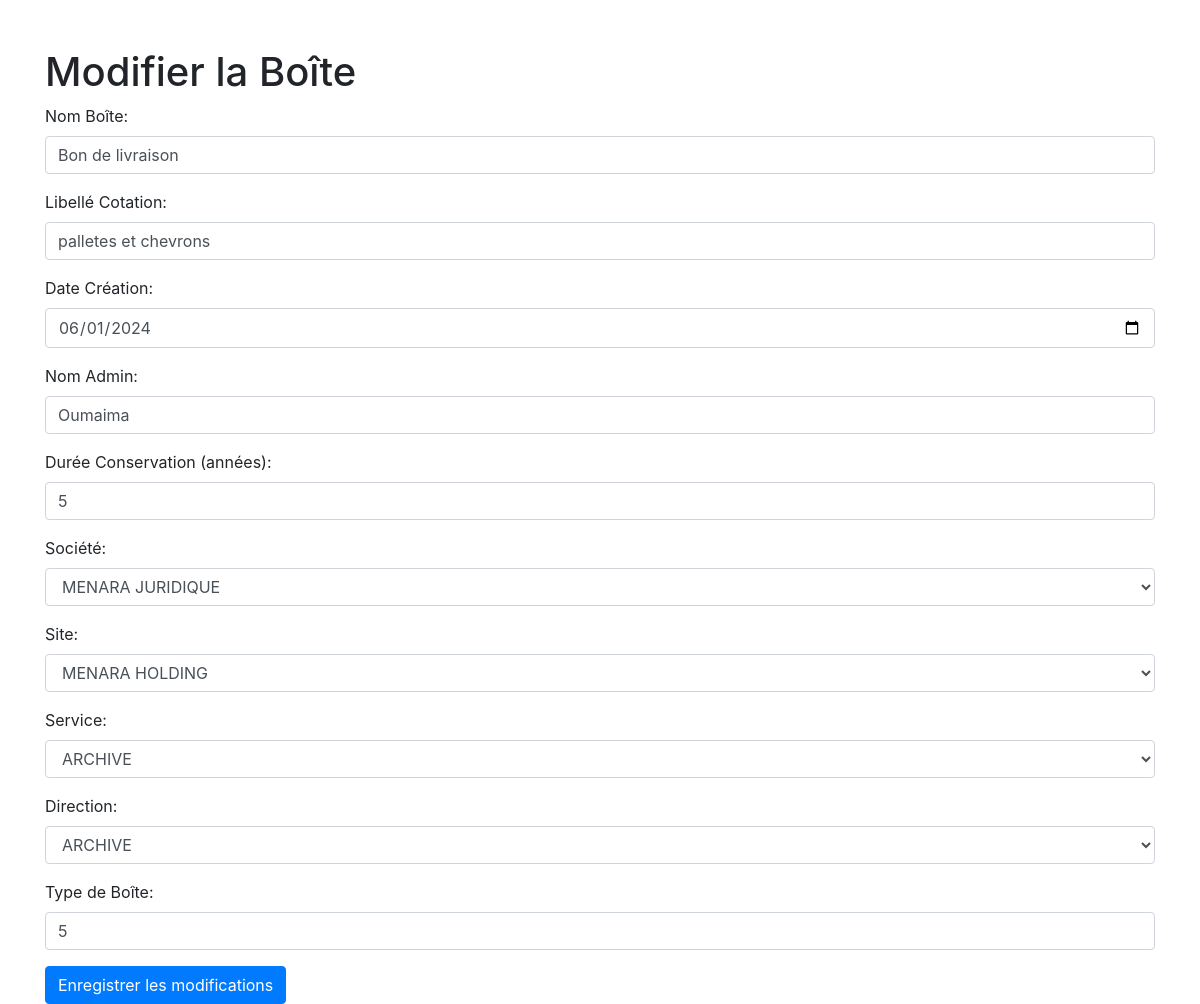
The page /admin/dossier/modif_dossier.php?id=10 on the database its author committed.
### tables this page shows
CREATE TABLE `boite` (
  `id_boite` int(11) NOT NULL,
  `nom_boite` varchar(255) DEFAULT NULL,
  `libelle_cotation` varchar(255) DEFAULT NULL,
  `date_creation` date DEFAULT NULL,
  `nom_admin` varchar(255) DEFAULT NULL,
  `duree_conservation` int(11) DEFAULT NULL,
  `date_debut` date DEFAULT NULL,
  `date_fin` date DEFAULT NULL,
  `id_societe` int(11) DEFAULT NULL,
  `id_site` int(11) DEFAULT NULL,
  `id_service` int(11) DEFAULT NULL,
  `id_direction` int(11) DEFAULT NULL,
  `id_type_boite` int(11) DEFAULT NULL,
  `id_etagere` int(11) DEFAULT NULL,
  `archived` tinyint(1) DEFAULT 0
);

CREATE TABLE `societe` (
  `id_societe` int(11) NOT NULL,
  `intitule` varchar(255) NOT NULL,
  `id_site` int(11) DEFAULT NULL
);

CREATE TABLE `site` (
  `id_site` int(11) NOT NULL,
  `code_site` int(11) DEFAULT NULL,
  `intitule` varchar(255) NOT NULL,
  `id_direction` int(11) DEFAULT NULL,
  `id_service` int(11) DEFAULT NULL
);

CREATE TABLE `service` (
  `id_service` int(11) NOT NULL,
  `intitule` varchar(255) NOT NULL,
  `id_direction` int(11) DEFAULT NULL
);

CREATE TABLE `direction` (
  `id_direction` int(11) NOT NULL,
  `intitule` varchar(255) NOT NULL
);

### admin/dossier/modif_dossier.php (the view, shortened to what this page needs)
<?php
$servername = "localhost";
$username = "root";
$password = "";
$dbname = "archive";
$conn = new mysqli($servername, $username, $password, $dbname);
if ($_SERVER['REQUEST_METHOD'] === 'POST' && isset($_POST['id_boite'])) {
    $id_boite = $_POST['id_boite'];
    $nom_boite = $_POST['nom_boite'];
    $libelle_cotation = $_POST['libelle_cotation'];
    $date_creation = $_POST['date_creation'];
    $nom_admin = $_POST['nom_admin'];
    $duree_conservation = $_POST['duree_conservation'];
    $id_societe = $_POST['id_societe'];
    $id_site = $_POST['id_site'];
    $id_service = $_POST['id_service'];
    $id_direction = $_POST['id_direction'];
    $id_type_boite = $_POST['id_type_boite'];
    $sql = "UPDATE Boite SET
                nom_boite = ?,
                libelle_cotation = ?,
                date_creation = ?,
                nom_admin = ?,
                duree_conservation = ?,
                id_societe = ?,
                id_site = ?,
                id_service = ?,
                id_direction = ?,
                id_type_boite = ?
            WHERE id_boite = ?";
    $stmt = $conn->prepare($sql);
    if ($stmt === false) {
        die("Erreur de préparation de la requête: " . $conn->error);
    }
    $stmt->bind_param("ssssiiiiiii",
        $nom_boite,
        $libelle_cotation,
        $date_creation,
        $nom_admin,
        $duree_conservation,
        $id_societe,
        $id_site,
        $id_service,
        $id_direction,
        $id_type_boite,
        $id_boite
    );
    if ($stmt->execute()) {
        echo json_encode(['status' => 'success', 'message' => 'Boîte modifiée avec succès']);
    } else {
        echo json_encode(['status' => 'error', 'message' => $stmt->error]);
    }
    $stmt->close();
    $conn->close();
    exit();
} else {
    $id_boite = $_GET['id'];
    $sql = "SELECT b.*, t.type_boite, s.intitule as societe_intitule, si.intitule as site_intitule, se.intitule as service_intitule, d.intitule as direction_intitule
            FROM Boite b
            LEFT JOIN TypeBoite t ON b.id_type_boite = t.id_type_boite
            LEFT JOIN societe s ON b.id_societe = s.id_societe
            LEFT JOIN site si ON b.id_site = si.id_site
            LEFT JOIN service se ON b.id_service = se.id_service
            LEFT JOIN direction d ON b.id_direction = d.id_direction
            WHERE b.id_boite = ?";
    $stmt = $conn->prepare($sql);
    $stmt->bind_param("i", $id_boite);
    $stmt->execute();
    $result = $stmt->get_result();
    $boite = $result->fetch_assoc();
    $societes = $conn->query("SELECT id_societe, intitule FROM societe");
    $sites = $conn->query("SELECT id_site, intitule FROM site");
    $services = $conn->query("SELECT id_service, intitule FROM service");
    $directions = $conn->query("SELECT id_direction, intitule FROM direction");
}
?>
<!DOCTYPE html>
<html lang="fr">
<head>
    <link rel="stylesheet" href="https://maxcdn.bootstrapcdn.com/bootstrap/4.0.0/css/bootstrap.min.css">
</head>
<body>
    <div class="container mt-5">
        <h1>Modifier la Boîte</h1>
        <form id="editBoiteForm" method="post">
            <div class="form-group">
                <label for="nom_boite">Nom Boîte:</label>
                <input type="text" class="form-control" id="nom_boite" name="nom_boite" value="<?php echo htmlspecialchars($boite['nom_boite']); ?>" required>
            </div>
            <div class="form-group">
                <label for="libelle_cotation">Libellé Cotation:</label>
                <input type="text" class="form-control" id="libelle_cotation" name="libelle_cotation" value="<?php echo htmlspecialchars($boite['libelle_cotation']); ?>" required>
            </div>
            <div class="form-group">
                <label for="date_creation">Date Création:</label>
                <input type="date" class="form-control" id="date_creation" name="date_creation" value="<?php echo htmlspecialchars($boite['date_creation']); ?>" required>
            </div>
            <div class="form-group">
                <label for="nom_admin">Nom Admin:</label>
                <input type="text" class="form-control" id="nom_admin" name="nom_admin" value="<?php echo htmlspecialchars($boite['nom_admin']); ?>" required>
            </div>
            <div class="form-group">
                <label for="duree_conservation">Durée Conservation (années):</label>
                <input type="number" class="form-control" id="duree_conservation" name="duree_conservation" value="<?php echo htmlspecialchars($boite['duree_conservation']); ?>" required>
            </div>
            <div class="form-group">
                <label for="id_societe">Société:</label>
                <select class="form-control" id="id_societe" name="id_societe" required>
                    <?php while ($societe = $societes->fetch_assoc()): ?>
                        <option value="<?php echo $societe['id_societe']; ?>" <?php if ($boite['id_societe'] == $societe['id_societe']) echo 'selected'; ?>>
                            <?php echo htmlspecialchars($societe['intitule']); ?>
                        </option>
                    <?php endwhile; ?>
                </select>
            </div>
            <div class="form-group">
                <label for="id_site">Site:</label>
                <select class="form-control" id="id_site" name="id_site" required>
                    <?php while ($site = $sites->fetch_assoc()): ?>
                        <option value="<?php echo $site['id_site']; ?>" <?php if ($boite['id_site'] == $site['id_site']) echo 'selected'; ?>>
                            <?php echo htmlspecialchars($site['intitule']); ?>
                        </option>
                    <?php endwhile; ?>
                </select>
            </div>
            <div class="form-group">
                <label for="id_service">Service:</label>
                <select class="form-control" id="id_service" name="id_service" required>
                    <?php while ($service = $services->fetch_assoc()): ?>
                        <option value="<?php echo $service['id_service']; ?>" <?php if ($boite['id_service'] == $service['id_service']) echo 'selected'; ?>>
                            <?php echo htmlspecialchars($service['intitule']); ?>
                        </option>
                    <?php endwhile; ?>
                </select>
            </div>
            <div class="form-group">
                <label for="id_direction">Direction:</label>
                <select class="form-control" id="id_direction" name="id_direction" required>
                    <?php while ($direction = $directions->fetch_assoc()): ?>
                        <option value="<?php echo $direction['id_direction']; ?>" <?php if ($boite['id_direction'] == $direction['id_direction']) echo 'selected'; ?>>
                            <?php echo htmlspecialchars($direction['intitule']); ?>
                        </option>
                    <?php endwhile; ?>
                </select>
            </div>
            <div class="form-group">
                <label for="id_type_boite">Type de Boîte:</label>
                <input type="text" class="form-control" id="id_type_boite" name="id_type_boite" value="<?php echo htmlspecialchars($boite['id_type_boite']); ?>" required>
            </div>
            <button type="submit" class="btn btn-primary">Enregistrer les modifications</button>
        </form>
    </div>
</body>
</html>

### rows shown on the page
boite: nom_boite "Bon de livraison", libelle_cotation "palletes et chevrons", date_creation "06/01/2024", nom_admin "Oumaima", duree_conservation "5", id_societe "MENARA JURIDIQUE", id_site "MENARA HOLDING", id_service "ARCHIVE", id_direction "ARCHIVE", id_type_boite "5"
